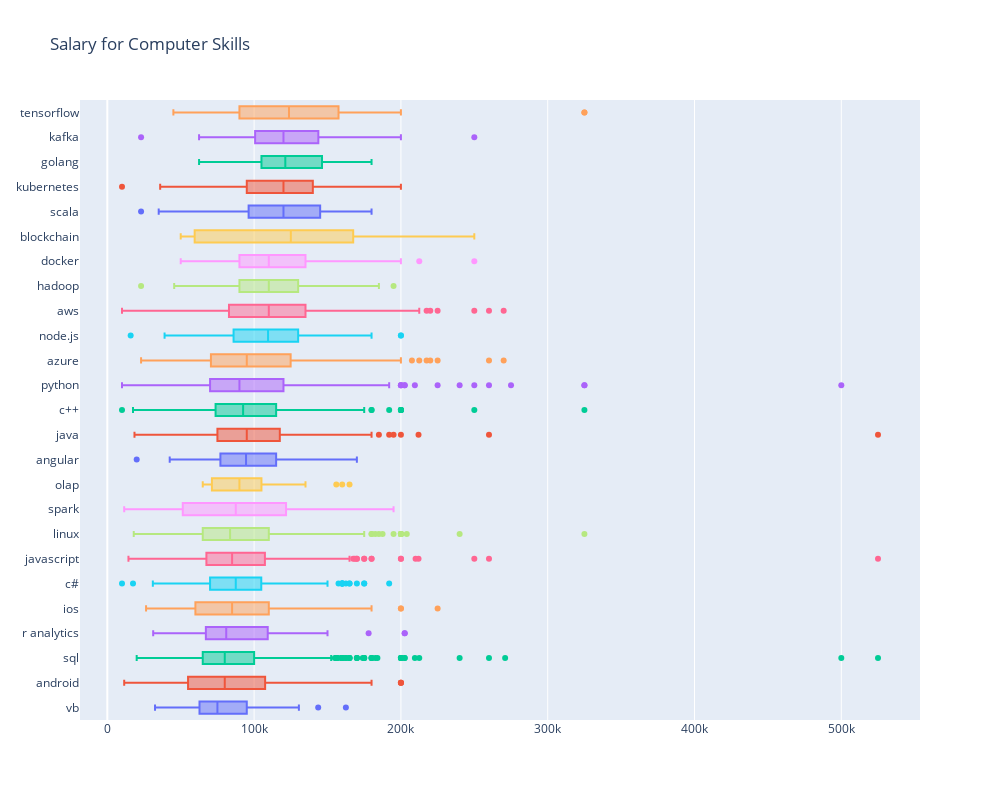

The notebook cell saved with this chart:
### Code cell
# visualize box plot (Salary for Software Skills)
layout = Layout(title="Salary for Computer Skills", width = 1000, height = 800, showlegend=False)

fig = Figure(layout=layout)

for i in range(0, len(salary_mean.index)):
    fig.add_trace(Box(x=jobs[jobs['skill'] == salary_mean.index[i]]['salary'], name=salary_mean.index[i]))

plotly.offline.iplot(fig, show_link=False)
